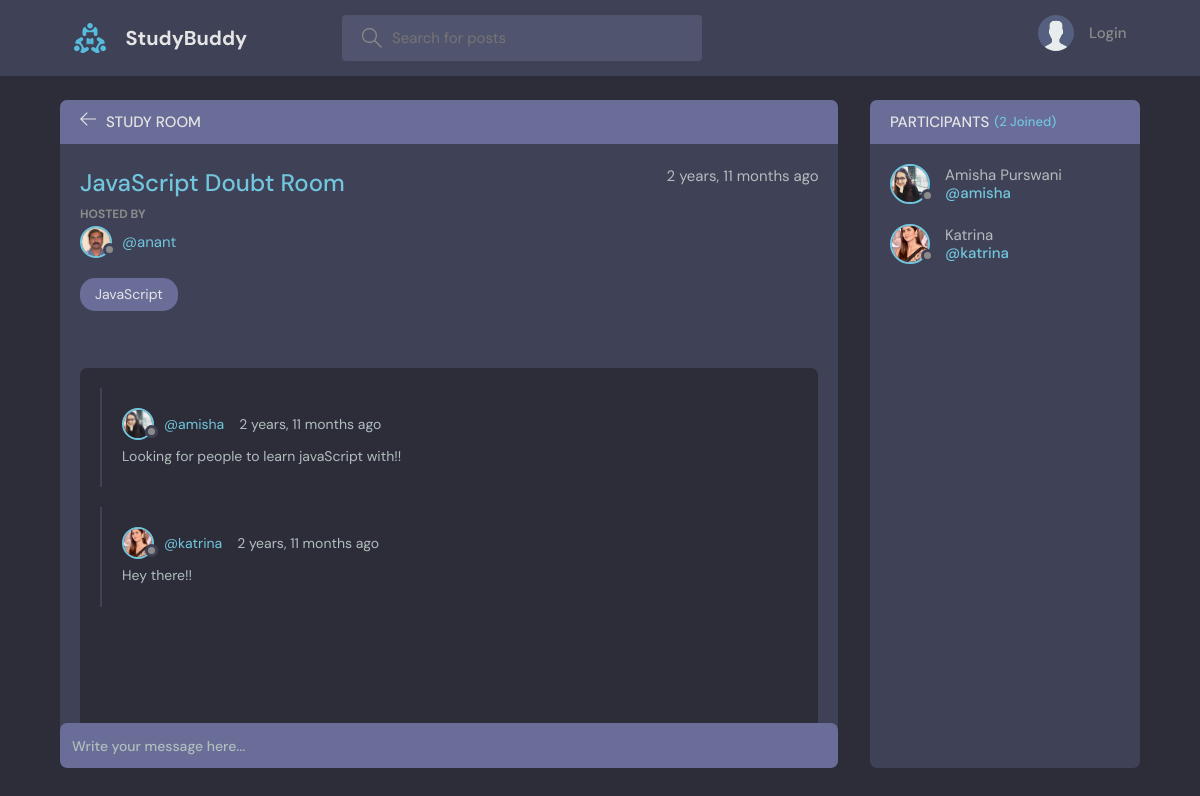
The page /room/24/ on the database its author committed.
### base/models.py (models this page shows, shortened)
class Room(models.Model):
    host = models.ForeignKey(User, on_delete=models.SET_NULL, null=True)
    topic = models.ForeignKey(Topic, on_delete=models.SET_NULL, null=True)
    name = models.CharField(max_length=200)
    description = models.TextField(null=True, blank=True)
    participants = models.ManyToManyField(
        User, related_name='participants', blank=True)
    updated = models.DateTimeField(auto_now=True)
    created = models.DateTimeField(auto_now_add=True)
    class Meta:
        ordering = ['-updated', '-created']

class User(AbstractUser):
    name = models.CharField(max_length=200, null=True)
    email = models.EmailField(unique=True, null=True)
    bio = models.TextField(null=True)
    avatar = models.ImageField(null=True, default="avatar.svg")
    USERNAME_FIELD = 'email'
    REQUIRED_FIELDS = ['username',]

class Topic(models.Model):
    name = models.CharField(max_length=200)
    def __str__(self):
        return self.name

class Message(models.Model):
    user = models.ForeignKey(User, on_delete=models.CASCADE)
    room = models.ForeignKey(Room, on_delete=models.CASCADE)
    body = models.TextField()
    updated = models.DateTimeField(auto_now=True)
    created = models.DateTimeField(auto_now_add=True)
    class Meta:
        ordering = ['-updated', '-created']

### base/views.py (the view, shortened to what this page needs)
# urls.py: path('room/<str:pk>/', views.room, name="room"),
def room(request, pk):
    room = Room.objects.get(id=pk)
    room_messages = room.message_set.all()
    participants = room.participants.all()
    context = {'room': room, 'room_messages': room_messages,
               'participants': participants}
    return render(request, 'base/room.html', context)

### base/templates/base/room.html (shortened to what this page needs)
{% extends 'main.html' %}
{% block content %}
<main class="profile-page layout layout--2">
  <div class="container">
    <div class="room">
      <div class="room__top">
        <div class="room__topLeft">
          <a href="{% url 'home' %}">
            <svg version="1.1" xmlns="http://www.w3.org/2000/svg" width="32" height="32" viewBox="0 0 32 32">
              <title>arrow-left</title>
              <path
                d="M13.723 2.286l-13.723 13.714 13.719 13.714 1.616-1.611-10.96-10.96h27.625v-2.286h-27.625l10.965-10.965-1.616-1.607z">
              </path>
            </svg>
          </a>
          <h3>Study Room</h3>
        </div>
      </div>
      <div class="room__box scroll">
        <div class="room__header scroll">
          <div class="room__info">
            <h3>{{room.name}}</h3>
            <span>{{room.created|timesince}} ago</span>
          </div>
          <div class="room__hosted">
            <p>Hosted By</p>
            <a href="{% url 'user-profile' room.host.id %}" class="room__author">
              <div class="avatar avatar--small">
                <img src="{{room.host.avatar.url}}" />
              </div>
              <span>@{{room.host.username}}</span>
            </a>
          </div>
          <span class="room__topics">{{room.topic}}</span>
        </div>
        <div class="room__conversation">
          <div class="threads scroll">
            {% for message in room_messages %}
            <div class="thread">
              <div class="thread__top">
                <div class="thread__author">
                  <a href="{% url 'user-profile' message.user.id %}" class="thread__authorInfo">
                    <div class="avatar avatar--small">
                      <img src="{{message.user.avatar.url}}" />
                    </div>
                    <span>@{{message.user.username}}</span>
                  </a>
                  <span class="thread__date">{{message.created|timesince}} ago</span>
                </div>
              </div>
              <div class="thread__details">
                {{message.body}}
              </div>
            </div>
            {% endfor %}
          </div>
        </div>
      </div>
      <div class="room__message">
        <form action="" method="POST">
          <input name="body" placeholder="Write your message here..." />
        </form>
      </div>
    </div>
    <div class="participants">
      <h3 class="participants__top">Participants <span>({{participants.count}} Joined)</span></h3>
      <div class="participants__list scroll">
        {% for user in participants %}
        <a href="{%  url 'user-profile' user.id %}" class="participant">
          <div class="avatar avatar--medium">
            <img src="{{user.avatar.url}}" />
          </div>
          <p>
            {{user.name}}
            <span>@{{user.username}}</span>
          </p>
        </a>
        {% endfor %}
      </div>
    </div>
  </div>
</main>
{% endblock content %}

### rows shown on the page
Room: name "JavaScript Doubt Room", created "2 years, 11 months", host.avatar (picture), host.username "anant", topic "JavaScript"
Message: user.avatar (picture), user.username "amisha", created "2 years, 11 months", body "Looking for people to learn javaScript with!!"
Message: user.avatar (picture), user.username "katrina", created "2 years, 11 months", body "Hey there!!"
User: avatar (picture), name "Amisha Purswani", username "amisha"
User: avatar (picture), name "Katrina", username "katrina"

### other values the page prints
{{ participants.count }} "2"
